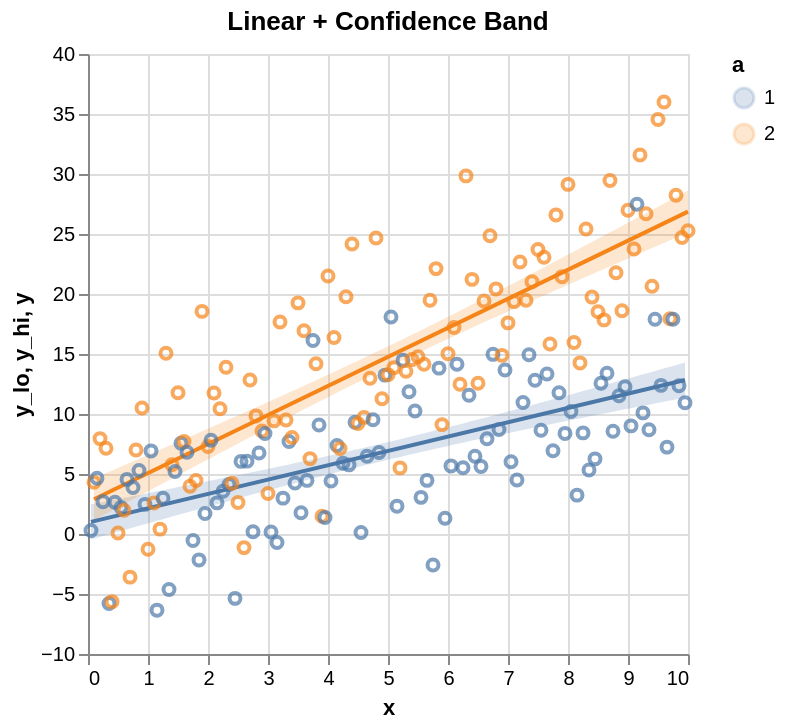

Vega-Lite specification for this chart:
### Vega-Lite specification from a JSON file in a GitHub repository (floating-point values rounded to 4 significant figures; data arrays with more than 128 entries replaced by an {"elided": "..."} marker saying what was removed)
{"$schema": "https://vega.github.io/schema/vega-lite/v5.json", "height": 300, "layer": [{"encoding": {"x": {"field": "x", "type": "quantitative"}, "y2": {"field": "y_hi"}, "color": {"field": "a", "type": "nominal"}, "y": {"field": "y_lo", "type": "quantitative"}}, "data": {"values": {"elided": "200 records"}}, "mark": {"line": false, "type": "area", "opacity": 0.2}}, {"encoding": {"x": {"field": "x", "type": "quantitative"}, "color": {"field": "a", "type": "nominal"}, "y": {"field": "y", "type": "quantitative"}}, "data": {"values": {"elided": "200 records"}}, "mark": {"type": "line"}, "transform": [{"method": "linear", "regression": "y", "on": "x", "groupby": ["a"]}]}, {"encoding": {"tooltip": [{"field": "x", "type": "quantitative"}, {"field": "a", "type": "nominal"}, {"field": "y", "type": "quantitative"}], "x": {"field": "x", "type": "quantitative"}, "color": {"field": "a", "type": "nominal"}, "y": {"field": "y", "type": "quantitative"}}, "mark": "point"}], "data": {"values": {"elided": "200 records"}}, "title": "Linear + Confidence Band"}
